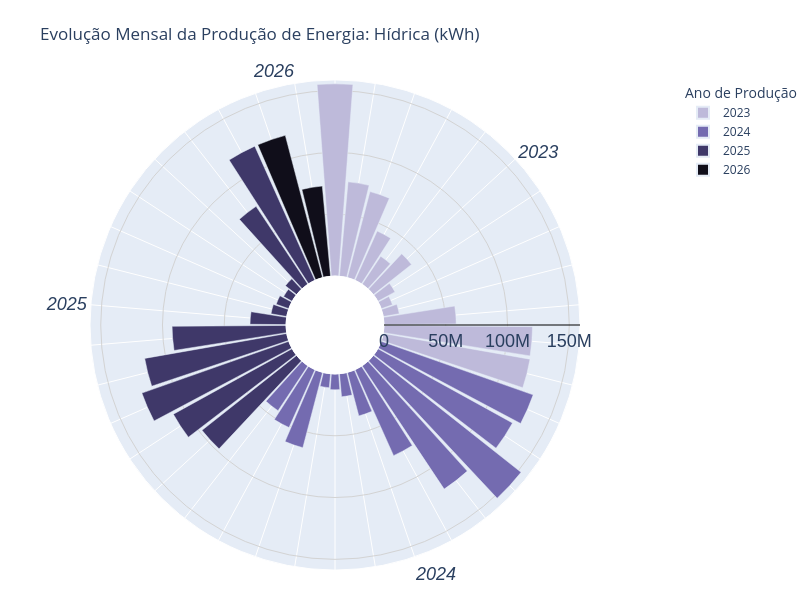

Notebook code cell kept with this figure:
### Code cell
fig = create_circular_histogram('Hídrica (kWh)')
fig.show()

### Figure 1 — Plotly figure (JSON) as saved in the notebook; plotly's stock layout.template omitted (floating-point values rounded to 4 significant figures)
{"data": [{"hovertemplate": "Ano=2023<br>Hídrica (kWh)=%{r}<br>Mes/Ano=%{theta}<extra></extra>", "legendgroup": "2023", "marker": {"color": "rgb(190,186,218)", "pattern": {"shape": ""}}, "name": "2023", "r": [155600000.0, 76710000.0, 72000000.0, 43740000.0, 27130000.0, 39330000.0, 15800000.0, 9671000.0, 13110000.0, 58480000.0, 120200000.0, 120600000.0], "showlegend": true, "subplot": "polar", "theta": ["1/2023", "2/2023", "3/2023", "4/2023", "5/2023", "6/2023", "7/2023", "8/2023", "9/2023", "10/2023", "11/2023", "12/2023"], "type": "barpolar"}, {"hovertemplate": "Ano=2024<br>Hídrica (kWh)=%{r}<br>Mes/Ano=%{theta}<extra></extra>", "legendgroup": "2024", "marker": {"color": "rgb(116,107,176)", "pattern": {"shape": ""}}, "name": "2024", "r": [130500000.0, 124500000.0, 152500000.0, 119900000.0, 76240000.0, 36410000.0, 18690000.0, 12760000.0, 11320000.0, 63020000.0, 51300000.0, 43610000.0], "showlegend": true, "subplot": "polar", "theta": ["1/2024", "2/2024", "3/2024", "4/2024", "5/2024", "6/2024", "7/2024", "8/2024", "9/2024", "10/2024", "11/2024", "12/2024"], "type": "barpolar"}, {"hovertemplate": "Ano=2025<br>Hídrica (kWh)=%{r}<br>Mes/Ano=%{theta}<extra></extra>", "legendgroup": "2025", "marker": {"color": "rgb(63,56,105)", "pattern": {"shape": ""}}, "name": "2025", "r": [97670000.0, 109800000.0, 126200000.0, 116800000.0, 92250000.0, 29140000.0, 12930000.0, 10810000.0, 7873000.0, 11540000.0, 75700000.0, 119000000.0], "showlegend": true, "subplot": "polar", "theta": ["1/2025", "2/2025", "3/2025", "4/2025", "5/2025", "6/2025", "7/2025", "8/2025", "9/2025", "10/2025", "11/2025", "12/2025"], "type": "barpolar"}, {"hovertemplate": "Ano=2026<br>Hídrica (kWh)=%{r}<br>Mes/Ano=%{theta}<extra></extra>", "legendgroup": "2026", "marker": {"color": "rgb(16,14,26)", "pattern": {"shape": ""}}, "name": "2026", "r": [119100000.0, 73320000.0], "showlegend": true, "subplot": "polar", "theta": ["1/2026", "2/2026"], "type": "barpolar"}], "layout": {"barmode": "relative", "coloraxis": {"showscale": false}, "height": 600, "legend": {"font": {"size": 12}, "itemsizing": "constant", "title": {"text": "Ano de Produção"}, "tracegroupgap": 0}, "margin": {"b": 30, "l": 0, "r": 0, "t": 80}, "polar": {"angularaxis": {"categoryarray": ["1/2023", "2/2023", "3/2023", "4/2023", "5/2023", "6/2023", "7/2023", "8/2023", "9/2023", "10/2023", "11/2023", "12/2023", "1/2024", "2/2024", "3/2024", "4/2024", "5/2024", "6/2024", "7/2024", "8/2024", "9/2024", "10/2024", "11/2024", "12/2024", "1/2025", "2/2025", "3/2025", "4/2025", "5/2025", "6/2025", "7/2025", "8/2025", "9/2025", "10/2025", "11/2025", "12/2025", "1/2026", "2/2026"], "categoryorder": "array", "direction": "clockwise", "period": 38, "rotation": 90, "tickfont": {"family": "Arial", "size": 18, "style": "italic"}, "ticktext": ["", "", "", "", "", "2023", "", "", "", "", "", "", "", "", "", "", "", "2024", "", "", "", "", "", "", "", "", "", "", "", "2025", "", "", "", "", "", "", "", "2026"], "tickvals": ["1/2023", "2/2023", "3/2023", "4/2023", "5/2023", "6/2023", "7/2023", "8/2023", "9/2023", "10/2023", "11/2023", "12/2023", "1/2024", "2/2024", "3/2024", "4/2024", "5/2024", "6/2024", "7/2024", "8/2024", "9/2024", "10/2024", "11/2024", "12/2024", "1/2025", "2/2025", "3/2025", "4/2025", "5/2025", "6/2025", "7/2025", "8/2025", "9/2025", "10/2025", "11/2025", "12/2025", "1/2026", "2/2026"], "type": "category"}, "domain": {"x": [0, 1], "y": [0, 1]}, "hole": 0.2, "radialaxis": {"gridcolor": "lightgrey", "layer": "above traces", "linecolor": "black", "linewidth": 1, "nticks": 5, "range": [0, 158700000.0], "showticklabels": true, "tickfont": {"family": "Arial", "size": 18}}}, "showlegend": true, "title": {"text": "Evolução Mensal da Produção de Energia: Hídrica (kWh)"}, "width": 800}}
